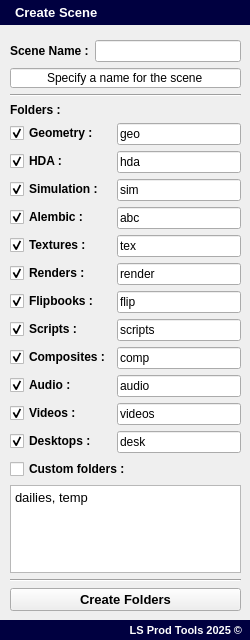
<?xml version="1.0" encoding="UTF-8"?>
<ui version="4.0">
 <class>wdgt_createScene</class>
 <widget class="QWidget" name="wdgt_createScene">
  <property name="geometry">
   <rect>
    <x>0</x>
    <y>0</y>
    <width>250</width>
    <height>640</height>
   </rect>
  </property>
  <property name="minimumSize">
   <size>
    <width>250</width>
    <height>640</height>
   </size>
  </property>
  <property name="maximumSize">
   <size>
    <width>250</width>
    <height>640</height>
   </size>
  </property>
  <property name="windowTitle">
   <string>Form</string>
  </property>
  <widget class="QLabel" name="lbl_title">
   <property name="enabled">
    <bool>true</bool>
   </property>
   <property name="geometry">
    <rect>
     <x>0</x>
     <y>0</y>
     <width>251</width>
     <height>25</height>
    </rect>
   </property>
   <property name="sizePolicy">
    <sizepolicy hsizetype="Preferred" vsizetype="Preferred">
     <horstretch>0</horstretch>
     <verstretch>0</verstretch>
    </sizepolicy>
   </property>
   <property name="minimumSize">
    <size>
     <width>0</width>
     <height>25</height>
    </size>
   </property>
   <property name="maximumSize">
    <size>
     <width>16777215</width>
     <height>25</height>
    </size>
   </property>
   <property name="palette">
    <palette>
     <active>
      <colorrole role="WindowText">
       <brush brushstyle="SolidPattern">
        <color alpha="255">
         <red>255</red>
         <green>255</green>
         <blue>255</blue>
        </color>
       </brush>
      </colorrole>
      <colorrole role="Button">
       <brush brushstyle="SolidPattern">
        <color alpha="255">
         <red>0</red>
         <green>0</green>
         <blue>64</blue>
        </color>
       </brush>
      </colorrole>
      <colorrole role="Base">
       <brush brushstyle="SolidPattern">
        <color alpha="255">
         <red>0</red>
         <green>0</green>
         <blue>64</blue>
        </color>
       </brush>
      </colorrole>
      <colorrole role="Window">
       <brush brushstyle="SolidPattern">
        <color alpha="255">
         <red>0</red>
         <green>0</green>
         <blue>64</blue>
        </color>
       </brush>
      </colorrole>
     </active>
     <inactive>
      <colorrole role="WindowText">
       <brush brushstyle="SolidPattern">
        <color alpha="255">
         <red>255</red>
         <green>255</green>
         <blue>255</blue>
        </color>
       </brush>
      </colorrole>
      <colorrole role="Button">
       <brush brushstyle="SolidPattern">
        <color alpha="255">
         <red>0</red>
         <green>0</green>
         <blue>64</blue>
        </color>
       </brush>
      </colorrole>
      <colorrole role="Base">
       <brush brushstyle="SolidPattern">
        <color alpha="255">
         <red>0</red>
         <green>0</green>
         <blue>64</blue>
        </color>
       </brush>
      </colorrole>
      <colorrole role="Window">
       <brush brushstyle="SolidPattern">
        <color alpha="255">
         <red>0</red>
         <green>0</green>
         <blue>64</blue>
        </color>
       </brush>
      </colorrole>
     </inactive>
     <disabled>
      <colorrole role="WindowText">
       <brush brushstyle="SolidPattern">
        <color alpha="255">
         <red>120</red>
         <green>120</green>
         <blue>120</blue>
        </color>
       </brush>
      </colorrole>
      <colorrole role="Button">
       <brush brushstyle="SolidPattern">
        <color alpha="255">
         <red>0</red>
         <green>0</green>
         <blue>64</blue>
        </color>
       </brush>
      </colorrole>
      <colorrole role="Base">
       <brush brushstyle="SolidPattern">
        <color alpha="255">
         <red>0</red>
         <green>0</green>
         <blue>64</blue>
        </color>
       </brush>
      </colorrole>
      <colorrole role="Window">
       <brush brushstyle="SolidPattern">
        <color alpha="255">
         <red>0</red>
         <green>0</green>
         <blue>64</blue>
        </color>
       </brush>
      </colorrole>
     </disabled>
    </palette>
   </property>
   <property name="font">
    <font>
     <pointsize>10</pointsize>
     <weight>75</weight>
     <bold>true</bold>
    </font>
   </property>
   <property name="layoutDirection">
    <enum>Qt::LeftToRight</enum>
   </property>
   <property name="styleSheet">
    <string notr="true">background-color: rgb(0, 0, 64);</string>
   </property>
   <property name="frameShape">
    <enum>QFrame::NoFrame</enum>
   </property>
   <property name="frameShadow">
    <enum>QFrame::Plain</enum>
   </property>
   <property name="text">
    <string>Create Scene</string>
   </property>
   <property name="alignment">
    <set>Qt::AlignLeading|Qt::AlignLeft|Qt::AlignVCenter</set>
   </property>
   <property name="margin">
    <number>0</number>
   </property>
   <property name="indent">
    <number>15</number>
   </property>
  </widget>
  <widget class="QLabel" name="lbl_copyright">
   <property name="geometry">
    <rect>
     <x>0</x>
     <y>620</y>
     <width>251</width>
     <height>20</height>
    </rect>
   </property>
   <property name="minimumSize">
    <size>
     <width>0</width>
     <height>20</height>
    </size>
   </property>
   <property name="maximumSize">
    <size>
     <width>16777215</width>
     <height>20</height>
    </size>
   </property>
   <property name="palette">
    <palette>
     <active>
      <colorrole role="WindowText">
       <brush brushstyle="SolidPattern">
        <color alpha="255">
         <red>255</red>
         <green>255</green>
         <blue>255</blue>
        </color>
       </brush>
      </colorrole>
      <colorrole role="Button">
       <brush brushstyle="SolidPattern">
        <color alpha="255">
         <red>0</red>
         <green>0</green>
         <blue>64</blue>
        </color>
       </brush>
      </colorrole>
      <colorrole role="Base">
       <brush brushstyle="SolidPattern">
        <color alpha="255">
         <red>0</red>
         <green>0</green>
         <blue>64</blue>
        </color>
       </brush>
      </colorrole>
      <colorrole role="Window">
       <brush brushstyle="SolidPattern">
        <color alpha="255">
         <red>0</red>
         <green>0</green>
         <blue>64</blue>
        </color>
       </brush>
      </colorrole>
     </active>
     <inactive>
      <colorrole role="WindowText">
       <brush brushstyle="SolidPattern">
        <color alpha="255">
         <red>255</red>
         <green>255</green>
         <blue>255</blue>
        </color>
       </brush>
      </colorrole>
      <colorrole role="Button">
       <brush brushstyle="SolidPattern">
        <color alpha="255">
         <red>0</red>
         <green>0</green>
         <blue>64</blue>
        </color>
       </brush>
      </colorrole>
      <colorrole role="Base">
       <brush brushstyle="SolidPattern">
        <color alpha="255">
         <red>0</red>
         <green>0</green>
         <blue>64</blue>
        </color>
       </brush>
      </colorrole>
      <colorrole role="Window">
       <brush brushstyle="SolidPattern">
        <color alpha="255">
         <red>0</red>
         <green>0</green>
         <blue>64</blue>
        </color>
       </brush>
      </colorrole>
     </inactive>
     <disabled>
      <colorrole role="WindowText">
       <brush brushstyle="SolidPattern">
        <color alpha="255">
         <red>120</red>
         <green>120</green>
         <blue>120</blue>
        </color>
       </brush>
      </colorrole>
      <colorrole role="Button">
       <brush brushstyle="SolidPattern">
        <color alpha="255">
         <red>0</red>
         <green>0</green>
         <blue>64</blue>
        </color>
       </brush>
      </colorrole>
      <colorrole role="Base">
       <brush brushstyle="SolidPattern">
        <color alpha="255">
         <red>0</red>
         <green>0</green>
         <blue>64</blue>
        </color>
       </brush>
      </colorrole>
      <colorrole role="Window">
       <brush brushstyle="SolidPattern">
        <color alpha="255">
         <red>0</red>
         <green>0</green>
         <blue>64</blue>
        </color>
       </brush>
      </colorrole>
     </disabled>
    </palette>
   </property>
   <property name="font">
    <font>
     <pointsize>8</pointsize>
     <weight>75</weight>
     <bold>true</bold>
    </font>
   </property>
   <property name="styleSheet">
    <string notr="true">background-color: rgb(0, 0, 64);</string>
   </property>
   <property name="text">
    <string>LS Prod Tools 2025 ©</string>
   </property>
   <property name="alignment">
    <set>Qt::AlignRight|Qt::AlignTrailing|Qt::AlignVCenter</set>
   </property>
   <property name="indent">
    <number>9</number>
   </property>
  </widget>
  <widget class="QWidget" name="verticalLayoutWidget">
   <property name="geometry">
    <rect>
     <x>0</x>
     <y>30</y>
     <width>251</width>
     <height>591</height>
    </rect>
   </property>
   <layout class="QVBoxLayout" name="vLayout">
    <property name="leftMargin">
     <number>10</number>
    </property>
    <property name="topMargin">
     <number>10</number>
    </property>
    <property name="rightMargin">
     <number>10</number>
    </property>
    <property name="bottomMargin">
     <number>10</number>
    </property>
    <item>
     <layout class="QVBoxLayout" name="verticalLayout_2">
      <property name="spacing">
       <number>6</number>
      </property>
      <item>
       <layout class="QFormLayout" name="fLayout_scene_name">
        <item row="0" column="0">
         <widget class="QLabel" name="lbl_scene_name">
          <property name="font">
           <font>
            <pointsize>9</pointsize>
            <weight>75</weight>
            <bold>true</bold>
           </font>
          </property>
          <property name="text">
           <string>Scene Name :</string>
          </property>
         </widget>
        </item>
        <item row="0" column="1">
         <widget class="QLineEdit" name="led_scene_name"/>
        </item>
       </layout>
      </item>
      <item>
       <widget class="QLineEdit" name="led_console">
        <property name="minimumSize">
         <size>
          <width>0</width>
          <height>20</height>
         </size>
        </property>
        <property name="maximumSize">
         <size>
          <width>16777215</width>
          <height>20</height>
         </size>
        </property>
        <property name="text">
         <string>Specify a name for the scene</string>
        </property>
        <property name="alignment">
         <set>Qt::AlignCenter</set>
        </property>
        <property name="readOnly">
         <bool>true</bool>
        </property>
       </widget>
      </item>
     </layout>
    </item>
    <item>
     <spacer name="verticalSpacer">
      <property name="orientation">
       <enum>Qt::Vertical</enum>
      </property>
      <property name="sizeHint" stdset="0">
       <size>
        <width>20</width>
        <height>40</height>
       </size>
      </property>
     </spacer>
    </item>
    <item>
     <widget class="Line" name="line">
      <property name="orientation">
       <enum>Qt::Horizontal</enum>
      </property>
     </widget>
    </item>
    <item>
     <widget class="QLabel" name="lbl_folders">
      <property name="font">
       <font>
        <pointsize>9</pointsize>
        <weight>75</weight>
        <bold>true</bold>
       </font>
      </property>
      <property name="text">
       <string>Folders :</string>
      </property>
     </widget>
    </item>
    <item>
     <layout class="QFormLayout" name="fLayout_folders">
      <item row="1" column="1">
       <widget class="QLineEdit" name="led_geo">
        <property name="text">
         <string>geo</string>
        </property>
       </widget>
      </item>
      <item row="2" column="1">
       <widget class="QLineEdit" name="led_hda">
        <property name="text">
         <string>hda</string>
        </property>
       </widget>
      </item>
      <item row="3" column="1">
       <widget class="QLineEdit" name="led_sim">
        <property name="text">
         <string>sim</string>
        </property>
       </widget>
      </item>
      <item row="4" column="1">
       <widget class="QLineEdit" name="led_abc">
        <property name="text">
         <string>abc</string>
        </property>
       </widget>
      </item>
      <item row="5" column="1">
       <widget class="QLineEdit" name="led_tex">
        <property name="text">
         <string>tex</string>
        </property>
       </widget>
      </item>
      <item row="6" column="1">
       <widget class="QLineEdit" name="led_render">
        <property name="text">
         <string>render</string>
        </property>
       </widget>
      </item>
      <item row="7" column="1">
       <widget class="QLineEdit" name="led_flip">
        <property name="text">
         <string>flip</string>
        </property>
       </widget>
      </item>
      <item row="8" column="1">
       <widget class="QLineEdit" name="led_scripts">
        <property name="text">
         <string>scripts</string>
        </property>
       </widget>
      </item>
      <item row="9" column="1">
       <widget class="QLineEdit" name="led_comp">
        <property name="text">
         <string>comp</string>
        </property>
       </widget>
      </item>
      <item row="10" column="1">
       <widget class="QLineEdit" name="led_audio">
        <property name="text">
         <string>audio</string>
        </property>
       </widget>
      </item>
      <item row="11" column="1">
       <widget class="QLineEdit" name="led_videos">
        <property name="text">
         <string>videos</string>
        </property>
       </widget>
      </item>
      <item row="12" column="1">
       <widget class="QLineEdit" name="led_desk">
        <property name="text">
         <string>desk</string>
        </property>
       </widget>
      </item>
      <item row="1" column="0">
       <widget class="QCheckBox" name="chkb_geo">
        <property name="font">
         <font>
          <weight>75</weight>
          <bold>true</bold>
         </font>
        </property>
        <property name="text">
         <string>Geometry :</string>
        </property>
        <property name="checked">
         <bool>true</bool>
        </property>
       </widget>
      </item>
      <item row="2" column="0">
       <widget class="QCheckBox" name="chkb_hda">
        <property name="font">
         <font>
          <weight>75</weight>
          <bold>true</bold>
         </font>
        </property>
        <property name="text">
         <string>HDA :</string>
        </property>
        <property name="checked">
         <bool>true</bool>
        </property>
       </widget>
      </item>
      <item row="3" column="0">
       <widget class="QCheckBox" name="chkb_sim">
        <property name="font">
         <font>
          <weight>75</weight>
          <bold>true</bold>
         </font>
        </property>
        <property name="text">
         <string>Simulation :</string>
        </property>
        <property name="checked">
         <bool>true</bool>
        </property>
       </widget>
      </item>
      <item row="4" column="0">
       <widget class="QCheckBox" name="chkb_abc">
        <property name="font">
         <font>
          <weight>75</weight>
          <bold>true</bold>
         </font>
        </property>
        <property name="text">
         <string>Alembic :</string>
        </property>
        <property name="checked">
         <bool>true</bool>
        </property>
       </widget>
      </item>
      <item row="5" column="0">
       <widget class="QCheckBox" name="chkb_tex">
        <property name="font">
         <font>
          <weight>75</weight>
          <bold>true</bold>
         </font>
        </property>
        <property name="text">
         <string>Textures :</string>
        </property>
        <property name="checked">
         <bool>true</bool>
        </property>
       </widget>
      </item>
      <item row="6" column="0">
       <widget class="QCheckBox" name="chkb_render">
        <property name="font">
         <font>
          <weight>75</weight>
          <bold>true</bold>
         </font>
        </property>
        <property name="text">
         <string>Renders :</string>
        </property>
        <property name="checked">
         <bool>true</bool>
        </property>
       </widget>
      </item>
      <item row="7" column="0">
       <widget class="QCheckBox" name="chkb_flip">
        <property name="font">
         <font>
          <weight>75</weight>
          <bold>true</bold>
         </font>
        </property>
        <property name="text">
         <string>Flipbooks :</string>
        </property>
        <property name="checked">
         <bool>true</bool>
        </property>
       </widget>
      </item>
      <item row="8" column="0">
       <widget class="QCheckBox" name="chkb_scripts">
        <property name="font">
         <font>
          <weight>75</weight>
          <bold>true</bold>
         </font>
        </property>
        <property name="text">
         <string>Scripts :</string>
        </property>
        <property name="checked">
         <bool>true</bool>
        </property>
       </widget>
      </item>
      <item row="9" column="0">
       <widget class="QCheckBox" name="chkb_comp">
        <property name="font">
         <font>
          <weight>75</weight>
          <bold>true</bold>
         </font>
        </property>
        <property name="text">
         <string>Composites :</string>
        </property>
        <property name="checked">
         <bool>true</bool>
        </property>
       </widget>
      </item>
      <item row="10" column="0">
       <widget class="QCheckBox" name="chkb_audio">
        <property name="font">
         <font>
          <weight>75</weight>
          <bold>true</bold>
         </font>
        </property>
        <property name="text">
         <string>Audio :</string>
        </property>
        <property name="checked">
         <bool>true</bool>
        </property>
       </widget>
      </item>
      <item row="11" column="0">
       <widget class="QCheckBox" name="chkb_videos">
        <property name="font">
         <font>
          <weight>75</weight>
          <bold>true</bold>
         </font>
        </property>
        <property name="text">
         <string>Videos :</string>
        </property>
        <property name="checked">
         <bool>true</bool>
        </property>
       </widget>
      </item>
      <item row="12" column="0">
       <widget class="QCheckBox" name="chkb_desk">
        <property name="font">
         <font>
          <weight>75</weight>
          <bold>true</bold>
         </font>
        </property>
        <property name="text">
         <string>Desktops :</string>
        </property>
        <property name="checked">
         <bool>true</bool>
        </property>
       </widget>
      </item>
     </layout>
    </item>
    <item>
     <widget class="QCheckBox" name="chkb_custom_folders">
      <property name="font">
       <font>
        <pointsize>9</pointsize>
        <weight>75</weight>
        <bold>true</bold>
       </font>
      </property>
      <property name="text">
       <string>Custom folders :</string>
      </property>
     </widget>
    </item>
    <item>
     <widget class="QPlainTextEdit" name="plte_custom_folders">
      <property name="font">
       <font>
        <pointsize>10</pointsize>
       </font>
      </property>
      <property name="plainText">
       <string>dailies, temp</string>
      </property>
     </widget>
    </item>
    <item>
     <widget class="Line" name="line_2">
      <property name="orientation">
       <enum>Qt::Horizontal</enum>
      </property>
     </widget>
    </item>
    <item>
     <widget class="QPushButton" name="btn_create_folders">
      <property name="font">
       <font>
        <pointsize>10</pointsize>
        <weight>75</weight>
        <bold>true</bold>
       </font>
      </property>
      <property name="text">
       <string>Create Folders</string>
      </property>
     </widget>
    </item>
   </layout>
  </widget>
 </widget>
 <resources/>
 <connections/>
</ui>
